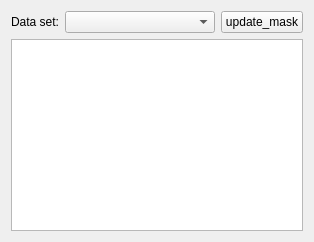
       <widget class="QWidget" name="tab_6">
        <attribute name="title">
         <string>View</string>
        </attribute>
        <layout class="QVBoxLayout" name="verticalLayout_3">
         <item>
          <layout class="QHBoxLayout" name="horizontalLayout_10">
           <item>
            <widget class="QLabel" name="label">
             <property name="sizePolicy">
              <sizepolicy hsizetype="Fixed" vsizetype="Preferred">
               <horstretch>0</horstretch>
               <verstretch>0</verstretch>
              </sizepolicy>
             </property>
             <property name="text">
              <string>Data set:</string>
             </property>
            </widget>
           </item>
           <item>
            <widget class="QComboBox" name="comboBox_dataset">
             <property name="sizePolicy">
              <sizepolicy hsizetype="Minimum" vsizetype="Fixed">
               <horstretch>0</horstretch>
               <verstretch>0</verstretch>
              </sizepolicy>
             </property>
             <property name="minimumSize">
              <size>
               <width>150</width>
               <height>0</height>
              </size>
             </property>
            </widget>
           </item>
           <item>
            <widget class="QPushButton" name="pushButton_update_mask">
             <property name="sizePolicy">
              <sizepolicy hsizetype="Fixed" vsizetype="Fixed">
               <horstretch>0</horstretch>
               <verstretch>0</verstretch>
              </sizepolicy>
             </property>
             <property name="text">
              <string>update_mask</string>
             </property>
            </widget>
           </item>
          </layout>
         </item>
         <item>
          <widget class="QTableWidget" name="tableWidget_data_view"/>
         </item>
        </layout>
       </widget>
